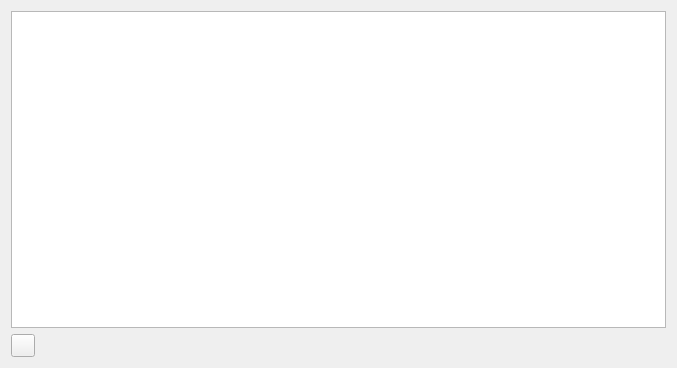
<?xml version="1.0" encoding="UTF-8"?>
<ui version="4.0">
 <class>QStarDict::VocabularyDialog</class>
 <widget class="QDialog" name="QStarDict::VocabularyDialog">
  <property name="geometry">
   <rect>
    <x>0</x>
    <y>0</y>
    <width>677</width>
    <height>368</height>
   </rect>
  </property>
  <property name="windowTitle">
   <string>Vocabulary</string>
  </property>
  <layout class="QVBoxLayout" name="verticalLayout">
   <item>
    <widget class="QTableView" name="wordsView"/>
   </item>
   <item>
    <layout class="QHBoxLayout" name="horizontalLayout">
     <item>
      <widget class="QToolButton" name="removeWordButton">
       <property name="toolTip">
        <string>Remove the word</string>
       </property>
       <property name="icon">
        <iconset resource="pixmaps/pixmaps.qrc">
         <normaloff>:/pics/list-remove.png</normaloff>:/pics/list-remove.png</iconset>
       </property>
      </widget>
     </item>
     <item>
      <spacer name="horizontalSpacer">
       <property name="orientation">
        <enum>Qt::Orientation::Horizontal</enum>
       </property>
       <property name="sizeHint" stdset="0">
        <size>
         <width>40</width>
         <height>20</height>
        </size>
       </property>
      </spacer>
     </item>
    </layout>
   </item>
  </layout>
 </widget>
 <resources>
  <include location="pixmaps/pixmaps.qrc"/>
 </resources>
 <connections/>
</ui>
